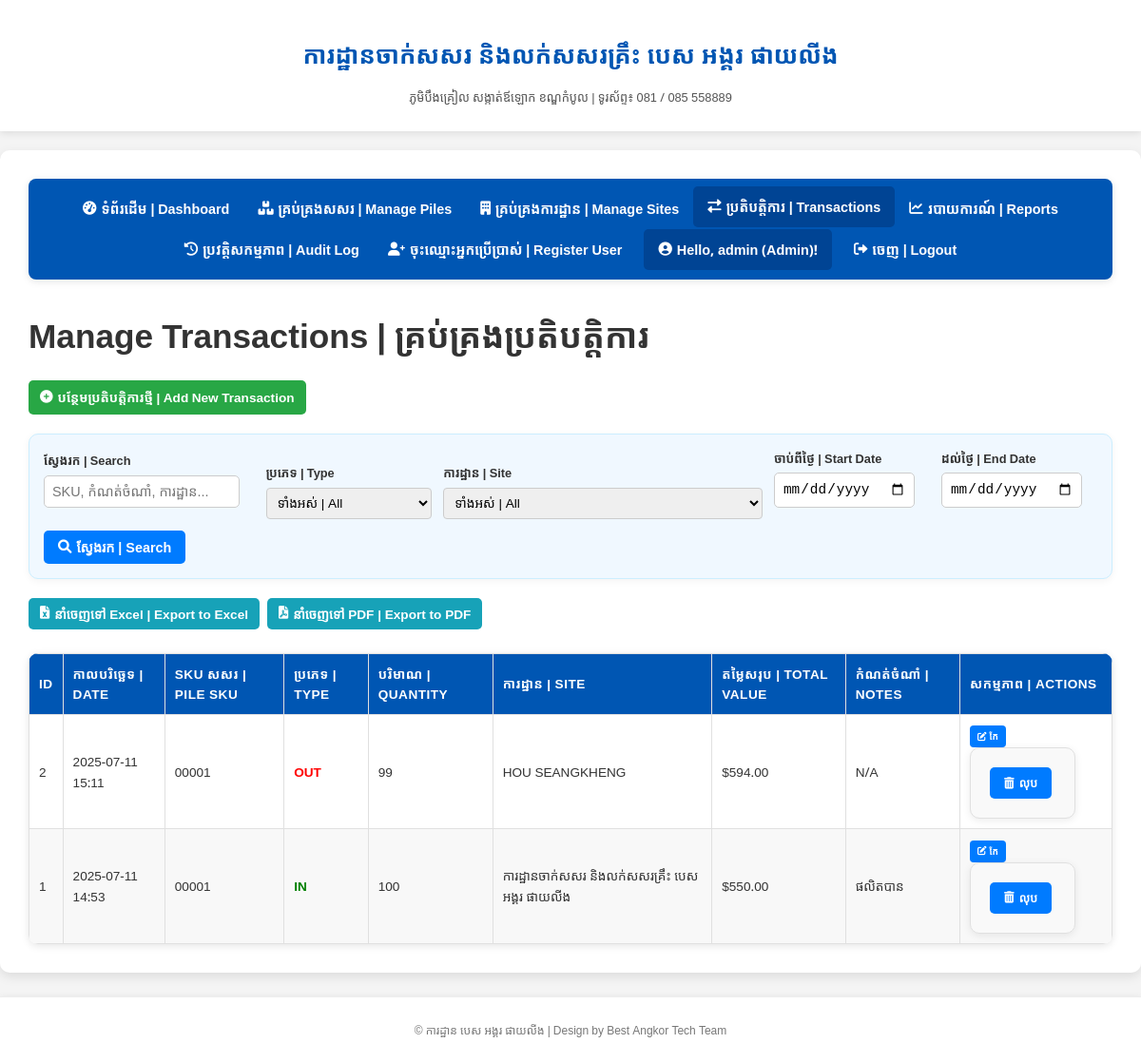
Page /transactions (signed in) on the committed database.
### app.py (models this page shows, shortened)
class User(UserMixin, db.Model):
    id = db.Column(db.Integer, primary_key=True)
    username = db.Column(db.String(80), unique=True, nullable=False)
    password_hash = db.Column(db.String(128), nullable=False)
    role = db.Column(db.String(50), default='user', nullable=False) # e.g., 'admin', 'manager', 'stock_keeper'
    created_at = db.Column(db.DateTime, default=datetime.now)

class Transaction(db.Model):
    id = db.Column(db.Integer, primary_key=True)
    pile_id = db.Column(db.Integer, db.ForeignKey('pile.id'), nullable=False)
    site_id = db.Column(db.Integer, db.ForeignKey('customer_site.id'), nullable=True) # Optional site
    transaction_type = db.Column(db.String(50), nullable=False) # 'in' or 'out'
    quantity = db.Column(db.Integer, nullable=False)
    unit_price_at_transaction = db.Column(db.Float, nullable=False, default=0.0) # Price at the time of transaction
    total_value = db.Column(db.Float, nullable=False, default=0.0)
    transaction_date = db.Column(db.DateTime, default=datetime.now)
    notes = db.Column(db.Text)

class Pile(db.Model):
    id = db.Column(db.Integer, primary_key=True)
    pile_type = db.Column(db.String(100), nullable=False)
    size = db.Column(db.String(100), nullable=False)
    length = db.Column(db.Float, nullable=False)
    sku = db.Column(db.String(100), unique=True, nullable=False)
    current_stock = db.Column(db.Integer, default=0)
    unit_price = db.Column(db.Float, default=0.0) # Current unit price for the pile
    description = db.Column(db.Text)
    created_at = db.Column(db.DateTime, default=datetime.now)
    transactions = db.relationship('Transaction', backref='pile', lazy=True)

class CustomerSite(db.Model):
    id = db.Column(db.Integer, primary_key=True)
    name = db.Column(db.String(200), unique=True, nullable=False)
    address = db.Column(db.Text)
    phone = db.Column(db.String(50))
    created_at = db.Column(db.DateTime, default=datetime.now)
    transactions = db.relationship('Transaction', backref='customer_site', lazy=True)

### app.py (the view)
@app.route('/transactions')
@login_required
@role_required(['admin', 'manager', 'stock_keeper']) # All roles can view transactions
def manage_transactions():
    page = request.args.get('page', 1, type=int)
    sort_by = request.args.get('sort_by', 'transaction_date')
    order = request.args.get('order', 'desc') # Default to descending for date
    search_query = request.args.get('search', '').strip()
    transaction_type_filter = request.args.get('transaction_type_filter', 'all')
    selected_site_id = request.args.get('site_filter', 'all')
    start_date_str = request.args.get('start_date')
    end_date_str = request.args.get('end_date')
    transactions_query = Transaction.query.join(Pile)
    if selected_site_id != 'all' or search_query:
        transactions_query = transactions_query.outerjoin(CustomerSite) # Use outerjoin to include transactions without a site
    if search_query:
        transactions_query = transactions_query.filter(
            (Transaction.notes.ilike(f'%{search_query}%')) |
            (Pile.sku.ilike(f'%{search_query}%')) |
            (CustomerSite.name.ilike(f'%{search_query}%')) # Now CustomerSite is guaranteed to be joined
        )
    if transaction_type_filter != 'all':
        transactions_query = transactions_query.filter(Transaction.transaction_type == transaction_type_filter)
    if selected_site_id != 'all':
        transactions_query = transactions_query.filter(Transaction.site_id == int(selected_site_id))
    start_date = None
    end_date = None
    if start_date_str:
        try:
            start_date = datetime.strptime(start_date_str, '%Y-%m-%d')
            transactions_query = transactions_query.filter(Transaction.transaction_date >= start_date)
        except ValueError:
            flash('Invalid start date format. Please use YYYY-MM-DD.', 'error')
    if end_date_str:
        try:
            end_date = datetime.strptime(end_date_str, '%Y-%m-%d') + timedelta(days=1) - timedelta(microseconds=1) # End of day
            transactions_query = transactions_query.filter(Transaction.transaction_date <= end_date)
        except ValueError:
            flash('Invalid end date format. Please use YYYY-MM-DD.', 'error')
    valid_sort_columns = ['transaction_date', 'pile_id', 'transaction_type', 'quantity', 'unit_price_at_transaction', 'site_id', 'total_value', 'notes']
    if sort_by not in valid_sort_columns:
        sort_by = 'transaction_date' # Default sort
    sort_column = getattr(Transaction, sort_by)
    if order == 'desc':
        transactions_query = transactions_query.order_by(sort_column.desc())
    else:
        transactions_query = transactions_query.order_by(sort_column.asc())
    pagination = transactions_query.paginate(page=page, per_page=10, error_out=False)
    transactions = pagination.items
    customer_sites = CustomerSite.query.all() # For the filter dropdown
    return render_template('transactions.html',
                           transactions=transactions,
                           pagination=pagination,
                           sort_by=sort_by,
                           order=order,
                           search_query=search_query,
                           selected_transaction_type=transaction_type_filter,
                           customer_sites=customer_sites,
                           selected_site_id=selected_site_id,
                           start_date=start_date_str,
                           end_date=end_date_str)

### app.py (called while the page is built)
@login_manager.user_loader
def load_user(user_id):
    return User.query.get(int(user_id))

@app.context_processor
def inject_global_vars():
    return dict(current_year=datetime.now().year)

@app.before_request
def before_request():
    g.db = db.session

def role_required(roles):
    if not isinstance(roles, list):
        roles = [roles]
    def decorator(f):
        @wraps(f)
        def decorated_function(*args, **kwargs):
            if not current_user.is_authenticated:
                flash("Please log in to access this page.", "info")
                return redirect(url_for('login', next=request.url))
            if current_user.role not in roles:
                flash("You do not have permission to access this page.", "error")
                return redirect(url_for('index')) # Redirect to dashboard or a permission denied page
            return f(*args, **kwargs)
        return decorated_function
    return decorator

### templates/transactions.html (shortened to what this page needs)
{% extends "base.html" %}
{% block content %}
<h1>Manage Transactions | គ្រប់គ្រងប្រតិបត្តិការ</h1>
<div class="button-group">
    {% if current_user.is_authenticated and current_user.role in ['admin', 'manager', 'stock_keeper'] %}
        <a href="{{ url_for('add_transaction') }}" class="add-button"><i class="fas fa-plus-circle"></i> បន្ថែមប្រតិបត្តិការថ្មី | Add New Transaction</a>
    {% endif %}
</div>
<form method="GET" action="{{ url_for('manage_transactions') }}" class="filter-form">
    <span>
        <label for="search">ស្វែងរក | Search</label>
        <input type="text" id="search" name="search" placeholder="SKU, កំណត់ចំណាំ, ការដ្ឋាន..." value="{{ search_query or '' }}">
    </span>
    <span>
        <label for="transaction_type_filter">ប្រភេទ | Type</label>
        <select id="transaction_type_filter" name="transaction_type_filter">
            <option value="all">ទាំងអស់ | All</option>
        </select>
    </span>
    <span>
        <label for="site_filter">ការដ្ឋាន | Site</label>
        <select id="site_filter" name="site_filter">
            <option value="all">ទាំងអស់ | All</option>
        </select>
    </span>
    <span>
        <label for="start_date">ចាប់ពីថ្ងៃ | Start Date</label>
        <input type="date" id="start_date" name="start_date" value="{{ start_date or '' }}">
    </span>
    <span>
        <label for="end_date">ដល់ថ្ងៃ | End Date</label>
        <input type="date" id="end_date" name="end_date" value="{{ end_date or '' }}">
    </span>
    <button type="submit"><i class="fas fa-search"></i> ស្វែងរក | Search</button>
</form>
<div class="button-group">
    <button class="export-btn" onclick="exportTableToExcel('transactions-table', 'transactions_report')"><i class="fas fa-file-excel"></i> នាំចេញទៅ Excel | Export to Excel</button>
    <button class="export-btn" onclick="exportTableToPDF('transactions-table', 'Transactions Report')"><i class="fas fa-file-pdf"></i> នាំចេញទៅ PDF | Export to PDF</button>
</div>
<table id="transactions-table">
    <thead>
        <tr>
            <th>ID</th>
            <th>កាលបរិច្ឆេទ | Date</th>
            <th>SKU សសរ | Pile SKU</th>
            <th>ប្រភេទ | Type</th>
            <th>បរិមាណ | Quantity</th>
            <th>ការដ្ឋាន | Site</th>
            <th>តម្លៃសរុប | Total Value</th>
            <th>កំណត់ចំណាំ | Notes</th>
            <th>សកម្មភាព | Actions</th>
        </tr>
    </thead>
    <tbody>
        {% for transaction in transactions %}
        <tr>
            <td data-label="ID">{{ transaction.id }}</td>
            <td data-label="កាលបរិច្ឆេទ | Date">{{ transaction.transaction_date.strftime('%Y-%m-%d %H:%M') }}</td>
            <td data-label="SKU សសរ | Pile SKU">{{ transaction.pile.sku }}</td>
            <td data-label="ប្រភេទ | Type" style="color: {{ 'green' if transaction.transaction_type == 'in' else 'red' }}; font-weight: bold; text-transform: uppercase;">
                {{ transaction.transaction_type }}
            </td>
            <td data-label="បរិមាណ | Quantity">{{ transaction.quantity }}</td>
            <td data-label="ការដ្ឋាន | Site">{{ transaction.customer_site.name if transaction.customer_site else 'N/A' }}</td>
            <td data-label="តម្លៃសរុប | Total Value">${{ "%.2f"|format(transaction.total_value) if transaction.total_value is not none else '0.00' }}</td>
            <td data-label="កំណត់ចំណាំ | Notes">{{ transaction.notes or 'N/A' }}</td>
            <td data-label="សកម្មភាព | Actions" class="actions">
                {% if current_user.is_authenticated and current_user.role in ['admin', 'manager', 'stock_keeper'] %}
                    <a href="{{ url_for('edit_transaction', transaction_id=transaction.id) }}" class="edit-button"><i class="fas fa-edit"></i> កែ</a>
                {% endif %}
                {% if current_user.is_authenticated and current_user.role in ['admin', 'manager'] %}
                    <form method="POST" action="{{ url_for('delete_transaction', transaction_id=transaction.id) }}" onsubmit="event.preventDefault(); showModal('Are you sure you want to delete this transaction? Stock will be adjusted. | ប្រាកដទេថាចង់លុបប្រតិបត្តិការនេះ? ស្តុកនឹងត្រូវបានកែតម្រូវឡើងវិញ។', 'confirm', 'Confirm Deletion | បញ្ជាក់ការលុប', function(result) { if (result) this.closest('form').submit(); }.bind(this));">
                        <button type="submit" class="delete-button"><i class="fas fa-trash-alt"></i> លុប</button>
                    </form>
                {% endif %}
            </td>
        </tr>
        {% else %}
        <tr>
            <td colspan="9">រកមិនឃើញប្រតិបត្តិការទេ។ | No transactions found.</td>
        </tr>
        {% endfor %}
    </tbody>
</table>
{% endblock %}

### templates/base.html (shortened to what this page needs)
<!DOCTYPE html>
<html lang="en">
<head>
    <link rel="stylesheet" href="https://cdnjs.cloudflare.com/ajax/libs/font-awesome/6.0.0-beta3/css/all.min.css">
</head>
<body>
    <header>
        <h1>ការដ្ឋានចាក់សសរ និងលក់សសរគ្រឹះ បេស អង្គរ ផាយលីង</h1>
        <p>ភូមិបឹងគ្រៀល សង្កាត់ឪឡោក ខណ្ឌកំបូល | ទូរស័ព្ទ៖ 081 / 085 558889</p>
    </header>
    <div class="container">
        <nav class="navbar">
            <a href="{{ url_for('index') }}" class="{{ 'active' if request.endpoint == 'index' else '' }}"><i class="fas fa-tachometer-alt"></i> ទំព័រដើម | Dashboard</a>
            {% if current_user.is_authenticated %}
                {% if current_user.role in ['admin', 'manager', 'stock_keeper'] %}
                    <a href="{{ url_for('manage_piles') }}" class="{{ 'active' if request.endpoint in ['manage_piles', 'add_pile', 'edit_pile'] else '' }}"><i class="fas fa-boxes"></i> គ្រប់គ្រងសសរ | Manage Piles</a>
                {% endif %}
                {% if current_user.role in ['admin', 'manager'] %}
                    <a href="{{ url_for('manage_sites') }}" class="{{ 'active' if request.endpoint in ['manage_sites', 'add_customer_site', 'edit_customer_site'] else '' }}"><i class="fas fa-building"></i> គ្រប់គ្រងការដ្ឋាន | Manage Sites</a>
                {% endif %}
                {% if current_user.role in ['admin', 'manager', 'stock_keeper'] %}
                    <a href="{{ url_for('manage_transactions') }}" class="{{ 'active' if request.endpoint in ['manage_transactions', 'add_transaction', 'edit_transaction'] else '' }}"><i class="fas fa-exchange-alt"></i> ប្រតិបត្តិការ | Transactions</a>
                {% endif %}
                {% if current_user.role in ['admin', 'manager'] %}
                    <a href="{{ url_for('reports') }}" class="{{ 'active' if request.endpoint == 'reports' else '' }}"><i class="fas fa-chart-line"></i> របាយការណ៍ | Reports</a>
                {% endif %}
                {% if current_user.role == 'admin' %}
                    <a href="{{ url_for('view_audit_log') }}" class="{{ 'active' if request.endpoint == 'view_audit_log' else '' }}"><i class="fas fa-history"></i> ប្រវត្តិសកម្មភាព | Audit Log</a>
                    <a href="{{ url_for('register') }}" class="{{ 'active' if request.endpoint == 'register' else '' }}"><i class="fas fa-user-plus"></i> ចុះឈ្មោះអ្នកប្រើប្រាស់ | Register User</a>
                {% endif %}
                <span class="user-info"><i class="fas fa-user-circle"></i> Hello, {{ current_user.username }} ({{ current_user.role.capitalize() }})!</span>
                <a href="{{ url_for('logout') }}"><i class="fas fa-sign-out-alt"></i> ចេញ | Logout</a>
            {% else %}
                <a href="{{ url_for('login') }}"><i class="fas fa-sign-in-alt"></i> ចូល | Login</a>
            {% endif %}
        </nav>
        {% block content %}{% endblock %}
    </div>
    <footer>
        <p>&copy; {{ g.current_year }} ការដ្ឋាន បេស អង្គរ ផាយលីង | Design by Best Angkor Tech Team</p>
    </footer>
</body>
</html>

### rows in the picture
User: username "admin", role "Admin"
Transaction: total_value "594.00"
Transaction: total_value "550.00"
